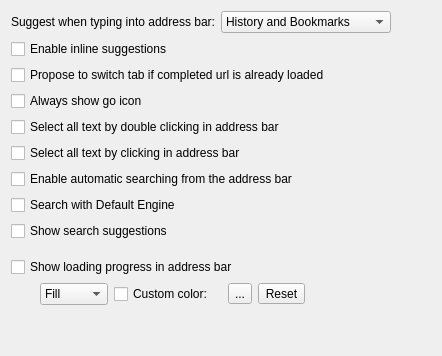
             <widget class="QWidget" name="addressBarBehaviourPage">
              <attribute name="title">
               <string>Address Bar behaviour</string>
              </attribute>
              <layout class="QVBoxLayout" name="verticalLayout_3">
               <item>
                <layout class="QHBoxLayout" name="horizontalLayout_16">
                 <item>
                  <widget class="QLabel" name="label_59">
                   <property name="text">
                    <string>Suggest when typing into address bar:</string>
                   </property>
                  </widget>
                 </item>
                 <item>
                  <widget class="QComboBox" name="addressbarCompletion">
                   <property name="minimumSize">
                    <size>
                     <width>170</width>
                     <height>0</height>
                    </size>
                   </property>
                   <item>
                    <property name="text">
                     <string>History and Bookmarks</string>
                    </property>
                   </item>
                   <item>
                    <property name="text">
                     <string>History</string>
                    </property>
                   </item>
                   <item>
                    <property name="text">
                     <string>Bookmarks</string>
                    </property>
                   </item>
                   <item>
                    <property name="text">
                     <string>Nothing</string>
                    </property>
                   </item>
                  </widget>
                 </item>
                 <item>
                  <spacer name="horizontalSpacer_23">
                   <property name="orientation">
                    <enum>Qt::Horizontal</enum>
                   </property>
                   <property name="sizeType">
                    <enum>QSizePolicy::Expanding</enum>
                   </property>
                   <property name="sizeHint" stdset="0">
                    <size>
                     <width>40</width>
                     <height>20</height>
                    </size>
                   </property>
                  </spacer>
                 </item>
                </layout>
               </item>
               <item>
                <widget class="QCheckBox" name="useInlineCompletion">
                 <property name="text">
                  <string>Enable inline suggestions</string>
                 </property>
                </widget>
               </item>
               <item>
                <widget class="QCheckBox" name="completionShowSwitchTab">
                 <property name="toolTip">
                  <string>Press &quot;Shift&quot; to not switch the tab but load the url in the current tab</string>
                 </property>
                 <property name="text">
                  <string>Propose to switch tab if completed url is already loaded</string>
                 </property>
                </widget>
               </item>
               <item>
                <widget class="QCheckBox" name="alwaysShowGoIcon">
                 <property name="text">
                  <string>Always show go icon</string>
                 </property>
                </widget>
               </item>
               <item>
                <widget class="QCheckBox" name="selectAllOnFocus">
                 <property name="text">
                  <string>Select all text by double clicking in address bar</string>
                 </property>
                </widget>
               </item>
               <item>
                <widget class="QCheckBox" name="selectAllOnClick">
                 <property name="text">
                  <string>Select all text by clicking in address bar</string>
                 </property>
                </widget>
               </item>
               <item>
                <widget class="QCheckBox" name="searchFromAddressBar">
                 <property name="text">
                  <string>Enable automatic searching from the address bar</string>
                 </property>
                </widget>
               </item>
               <item>
                <widget class="QCheckBox" name="searchWithDefaultEngine">
                 <property name="text">
                  <string>Search with Default Engine</string>
                 </property>
                </widget>
               </item>
               <item>
                <widget class="QCheckBox" name="showABSearchSuggestions">
                 <property name="text">
                  <string>Show search suggestions</string>
                 </property>
                </widget>
               </item>
               <item>
                <spacer name="verticalSpacer_16">
                 <property name="orientation">
                  <enum>Qt::Vertical</enum>
                 </property>
                 <property name="sizeType">
                  <enum>QSizePolicy::Fixed</enum>
                 </property>
                 <property name="sizeHint" stdset="0">
                  <size>
                   <width>20</width>
                   <height>10</height>
                  </size>
                 </property>
                </spacer>
               </item>
               <item>
                <widget class="QCheckBox" name="showLoadingInAddressBar">
                 <property name="text">
                  <string>Show loading progress in address bar</string>
                 </property>
                </widget>
               </item>
               <item>
                <widget class="QWidget" name="adressProgressSettings" native="true">
                 <layout class="QHBoxLayout" name="horizontalLayout_18">
                  <property name="topMargin">
                   <number>0</number>
                  </property>
                  <property name="bottomMargin">
                   <number>0</number>
                  </property>
                  <item>
                   <spacer name="horizontalSpacer">
                    <property name="orientation">
                     <enum>Qt::Horizontal</enum>
                    </property>
                    <property name="sizeType">
                     <enum>QSizePolicy::Fixed</enum>
                    </property>
                    <property name="sizeHint" stdset="0">
                     <size>
                      <width>20</width>
                      <height>20</height>
                     </size>
                    </property>
                   </spacer>
                  </item>
                  <item>
                   <widget class="QComboBox" name="progressStyleSelector">
                    <item>
                     <property name="text">
                      <string>Fill</string>
                     </property>
                    </item>
                    <item>
                     <property name="text">
                      <string>Bottom</string>
                     </property>
                    </item>
                    <item>
                     <property name="text">
                      <string>Top</string>
                     </property>
                    </item>
                   </widget>
                  </item>
                  <item>
                   <widget class="QCheckBox" name="checkBoxCustomProgressColor">
                    <property name="text">
                     <string>Custom color:</string>
                    </property>
                   </widget>
                  </item>
                  <item>
                   <widget class="QWidget" name="progressBarColorSelector" native="true">
                    <layout class="QHBoxLayout" name="horizontalLayout_19">
                     <property name="topMargin">
                      <number>0</number>
                     </property>
                     <property name="bottomMargin">
                      <number>0</number>
                     </property>
                     <item>
                      <widget class="MacToolButton" name="customColorToolButton">
                       <property name="toolTip">
                        <string>Select color</string>
                       </property>
                       <property name="text">
                        <string>...</string>
                       </property>
                      </widget>
                     </item>
                     <item>
                      <widget class="MacToolButton" name="resetProgressBarcolor">
                       <property name="text">
                        <string>Reset</string>
                       </property>
                      </widget>
                     </item>
                    </layout>
                   </widget>
                  </item>
                  <item>
                   <spacer name="horizontalSpacer_9">
                    <property name="orientation">
                     <enum>Qt::Horizontal</enum>
                    </property>
                    <property name="sizeHint" stdset="0">
                     <size>
                      <width>40</width>
                      <height>20</height>
                     </size>
                    </property>
                   </spacer>
                  </item>
                 </layout>
                </widget>
               </item>
               <item>
                <spacer name="verticalSpacer_7">
                 <property name="orientation">
                  <enum>Qt::Vertical</enum>
                 </property>
                 <property name="sizeHint" stdset="0">
                  <size>
                   <width>20</width>
                   <height>40</height>
                  </size>
                 </property>
                </spacer>
               </item>
              </layout>
             </widget>
